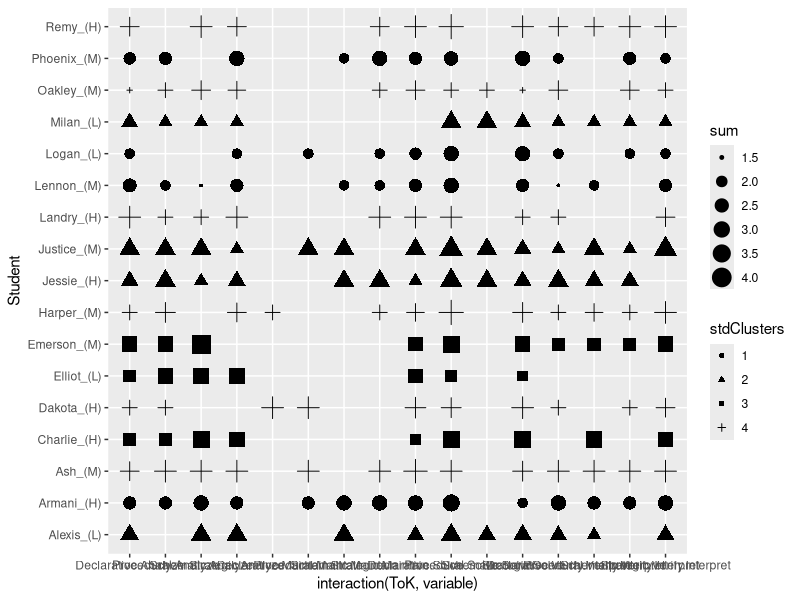
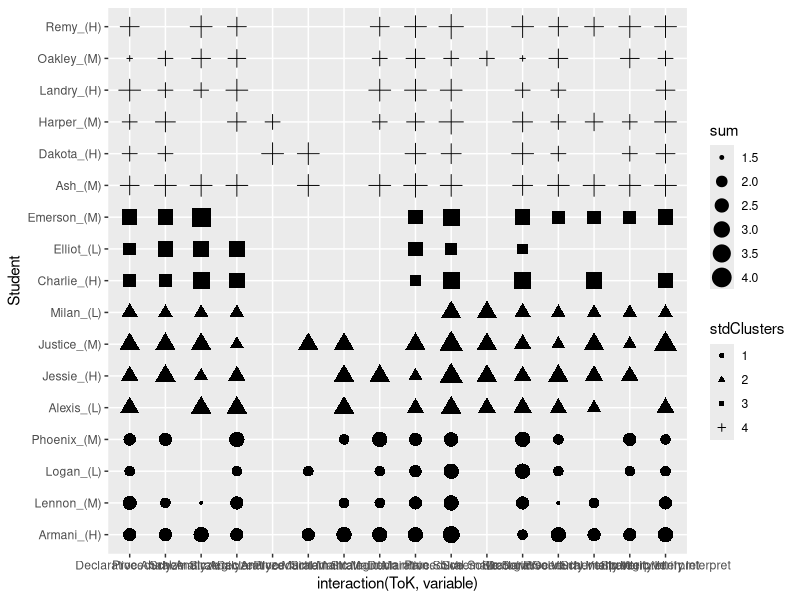

Here is the R script that generated these plots, in order:
library(ggplot2)
library(tibble)
# We first want to load some data, so we need to tell the computer where to get it from
# Set the working directory to the folder where you have your files
setwd('C:/Users/cvieira/Dropbox/Phd/Administrative/Mimi/FIE/2019/ScriptsAndData/data/')

# For this example, we need to load the dataset in two different formats to avoid dealing with data transformation
typesOfKnowledge <- read.csv2("typesOfKnowledge.csv",header=TRUE,sep=",", row.names = 1)
meltedToK <- read.csv("meltedData.csv",header=TRUE,sep=",", row.names = 1)

################ Activity #################
#How are these two data frames different? Check them out
typesOfKnowledge
meltedToK
###########################################

# Let's get to the clusters now..

# We need to set a seed to always get the same set of clusters for the same data
set.seed(1234)
# Now we use kmeans function to identify four clusters in the data set.
stdClusters<- kmeans(typesOfKnowledge, 4)
# Check out the cluster for each student
stdClusters

# we need to transform the matrix into a data frame to map the clusters
groups<- as.data.frame(typesOfKnowledge)
# Assign the cluster to the data frame we just created
groups$stdClusters<- as.factor(stdClusters$cluster)

# The students are as row names and we need to have them as column to merge them later
groups <- rownames_to_column(groups, "std")

# Assign the clusters to each student in the melted format (which we will use to plot)
meltedToK <- merge(meltedToK,groups[,c('std','stdClusters')], by.x = 'Student', by.y = 'std')

# Make sure R recognizes the cluster as a categorical variable (it should not be a number!)
meltedToK$stdClusters <- factor(meltedToK$stdClusters, levels=c("1", "2","3","4"))

# Now we can create the plot using ggplot.
# Note that our X axis will have an interaction between the Types of Knowledge and the Steps of de modeling process (variable)
ggplot(meltedToK, aes(x=interaction(ToK,variable),Student))+
  geom_point(aes(size=sum, shape=stdClusters))

# The plot is ready, but it is better to se it organized, so we can do the following:

# Get the list of students in order based on the clusters.
students <- groups[order(groups$stdClusters),]$std
# And use that to organize the students in the data frame
meltedToK$Student <- factor(meltedToK$Student, levels=students)

#Plot it again:
ggplot(meltedToK, aes(x=interaction(ToK,variable),Student))+
  geom_point(aes(size=sum, shape=stdClusters))


################ Activity #################
#How differet does our data look like if we choose three or four clusters?
# Hint:modify the call to kmeans, but make sure you start the script
# from the beginning because our structures have been modified.)
# What else would you need to change? 
###########################################
